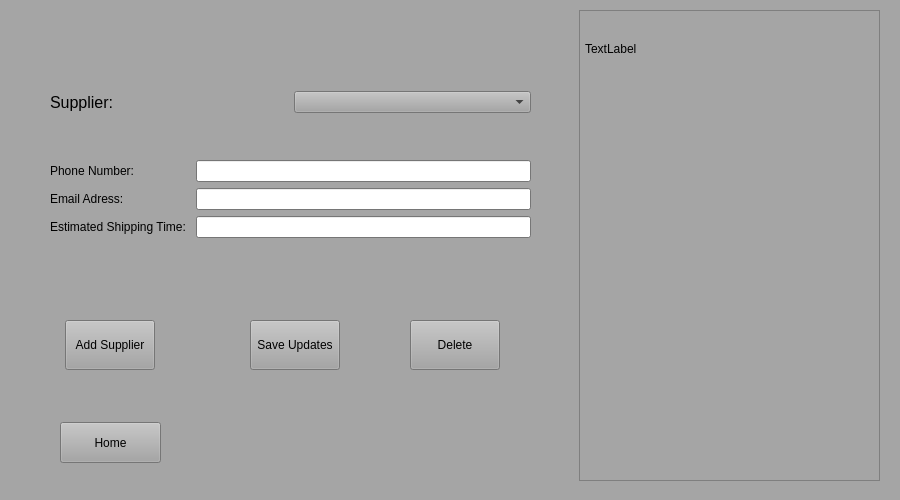
<?xml version="1.0" encoding="UTF-8"?>
<ui version="4.0">
 <class>Supplier</class>
 <widget class="QWidget" name="Supplier">
  <property name="geometry">
   <rect>
    <x>0</x>
    <y>0</y>
    <width>900</width>
    <height>500</height>
   </rect>
  </property>
  <property name="palette">
   <palette>
    <active>
     <colorrole role="WindowText">
      <brush brushstyle="SolidPattern">
       <color alpha="255">
        <red>0</red>
        <green>0</green>
        <blue>0</blue>
       </color>
      </brush>
     </colorrole>
     <colorrole role="Button">
      <brush brushstyle="SolidPattern">
       <color alpha="255">
        <red>165</red>
        <green>165</green>
        <blue>165</blue>
       </color>
      </brush>
     </colorrole>
     <colorrole role="Light">
      <brush brushstyle="SolidPattern">
       <color alpha="255">
        <red>248</red>
        <green>248</green>
        <blue>248</blue>
       </color>
      </brush>
     </colorrole>
     <colorrole role="Midlight">
      <brush brushstyle="SolidPattern">
       <color alpha="255">
        <red>206</red>
        <green>206</green>
        <blue>206</blue>
       </color>
      </brush>
     </colorrole>
     <colorrole role="Dark">
      <brush brushstyle="SolidPattern">
       <color alpha="255">
        <red>82</red>
        <green>82</green>
        <blue>82</blue>
       </color>
      </brush>
     </colorrole>
     <colorrole role="Mid">
      <brush brushstyle="SolidPattern">
       <color alpha="255">
        <red>110</red>
        <green>110</green>
        <blue>110</blue>
       </color>
      </brush>
     </colorrole>
     <colorrole role="Text">
      <brush brushstyle="SolidPattern">
       <color alpha="255">
        <red>0</red>
        <green>0</green>
        <blue>0</blue>
       </color>
      </brush>
     </colorrole>
     <colorrole role="BrightText">
      <brush brushstyle="SolidPattern">
       <color alpha="255">
        <red>255</red>
        <green>255</green>
        <blue>255</blue>
       </color>
      </brush>
     </colorrole>
     <colorrole role="ButtonText">
      <brush brushstyle="SolidPattern">
       <color alpha="255">
        <red>0</red>
        <green>0</green>
        <blue>0</blue>
       </color>
      </brush>
     </colorrole>
     <colorrole role="Base">
      <brush brushstyle="SolidPattern">
       <color alpha="255">
        <red>255</red>
        <green>255</green>
        <blue>255</blue>
       </color>
      </brush>
     </colorrole>
     <colorrole role="Window">
      <brush brushstyle="SolidPattern">
       <color alpha="255">
        <red>165</red>
        <green>165</green>
        <blue>165</blue>
       </color>
      </brush>
     </colorrole>
     <colorrole role="Shadow">
      <brush brushstyle="SolidPattern">
       <color alpha="255">
        <red>0</red>
        <green>0</green>
        <blue>0</blue>
       </color>
      </brush>
     </colorrole>
     <colorrole role="AlternateBase">
      <brush brushstyle="SolidPattern">
       <color alpha="255">
        <red>210</red>
        <green>210</green>
        <blue>210</blue>
       </color>
      </brush>
     </colorrole>
     <colorrole role="ToolTipBase">
      <brush brushstyle="SolidPattern">
       <color alpha="255">
        <red>255</red>
        <green>255</green>
        <blue>220</blue>
       </color>
      </brush>
     </colorrole>
     <colorrole role="ToolTipText">
      <brush brushstyle="SolidPattern">
       <color alpha="255">
        <red>0</red>
        <green>0</green>
        <blue>0</blue>
       </color>
      </brush>
     </colorrole>
    </active>
    <inactive>
     <colorrole role="WindowText">
      <brush brushstyle="SolidPattern">
       <color alpha="255">
        <red>0</red>
        <green>0</green>
        <blue>0</blue>
       </color>
      </brush>
     </colorrole>
     <colorrole role="Button">
      <brush brushstyle="SolidPattern">
       <color alpha="255">
        <red>165</red>
        <green>165</green>
        <blue>165</blue>
       </color>
      </brush>
     </colorrole>
     <colorrole role="Light">
      <brush brushstyle="SolidPattern">
       <color alpha="255">
        <red>248</red>
        <green>248</green>
        <blue>248</blue>
       </color>
      </brush>
     </colorrole>
     <colorrole role="Midlight">
      <brush brushstyle="SolidPattern">
       <color alpha="255">
        <red>206</red>
        <green>206</green>
        <blue>206</blue>
       </color>
      </brush>
     </colorrole>
     <colorrole role="Dark">
      <brush brushstyle="SolidPattern">
       <color alpha="255">
        <red>82</red>
        <green>82</green>
        <blue>82</blue>
       </color>
      </brush>
     </colorrole>
     <colorrole role="Mid">
      <brush brushstyle="SolidPattern">
       <color alpha="255">
        <red>110</red>
        <green>110</green>
        <blue>110</blue>
       </color>
      </brush>
     </colorrole>
     <colorrole role="Text">
      <brush brushstyle="SolidPattern">
       <color alpha="255">
        <red>0</red>
        <green>0</green>
        <blue>0</blue>
       </color>
      </brush>
     </colorrole>
     <colorrole role="BrightText">
      <brush brushstyle="SolidPattern">
       <color alpha="255">
        <red>255</red>
        <green>255</green>
        <blue>255</blue>
       </color>
      </brush>
     </colorrole>
     <colorrole role="ButtonText">
      <brush brushstyle="SolidPattern">
       <color alpha="255">
        <red>0</red>
        <green>0</green>
        <blue>0</blue>
       </color>
      </brush>
     </colorrole>
     <colorrole role="Base">
      <brush brushstyle="SolidPattern">
       <color alpha="255">
        <red>255</red>
        <green>255</green>
        <blue>255</blue>
       </color>
      </brush>
     </colorrole>
     <colorrole role="Window">
      <brush brushstyle="SolidPattern">
       <color alpha="255">
        <red>165</red>
        <green>165</green>
        <blue>165</blue>
       </color>
      </brush>
     </colorrole>
     <colorrole role="Shadow">
      <brush brushstyle="SolidPattern">
       <color alpha="255">
        <red>0</red>
        <green>0</green>
        <blue>0</blue>
       </color>
      </brush>
     </colorrole>
     <colorrole role="AlternateBase">
      <brush brushstyle="SolidPattern">
       <color alpha="255">
        <red>210</red>
        <green>210</green>
        <blue>210</blue>
       </color>
      </brush>
     </colorrole>
     <colorrole role="ToolTipBase">
      <brush brushstyle="SolidPattern">
       <color alpha="255">
        <red>255</red>
        <green>255</green>
        <blue>220</blue>
       </color>
      </brush>
     </colorrole>
     <colorrole role="ToolTipText">
      <brush brushstyle="SolidPattern">
       <color alpha="255">
        <red>0</red>
        <green>0</green>
        <blue>0</blue>
       </color>
      </brush>
     </colorrole>
    </inactive>
    <disabled>
     <colorrole role="WindowText">
      <brush brushstyle="SolidPattern">
       <color alpha="255">
        <red>82</red>
        <green>82</green>
        <blue>82</blue>
       </color>
      </brush>
     </colorrole>
     <colorrole role="Button">
      <brush brushstyle="SolidPattern">
       <color alpha="255">
        <red>165</red>
        <green>165</green>
        <blue>165</blue>
       </color>
      </brush>
     </colorrole>
     <colorrole role="Light">
      <brush brushstyle="SolidPattern">
       <color alpha="255">
        <red>248</red>
        <green>248</green>
        <blue>248</blue>
       </color>
      </brush>
     </colorrole>
     <colorrole role="Midlight">
      <brush brushstyle="SolidPattern">
       <color alpha="255">
        <red>206</red>
        <green>206</green>
        <blue>206</blue>
       </color>
      </brush>
     </colorrole>
     <colorrole role="Dark">
      <brush brushstyle="SolidPattern">
       <color alpha="255">
        <red>82</red>
        <green>82</green>
        <blue>82</blue>
       </color>
      </brush>
     </colorrole>
     <colorrole role="Mid">
      <brush brushstyle="SolidPattern">
       <color alpha="255">
        <red>110</red>
        <green>110</green>
        <blue>110</blue>
       </color>
      </brush>
     </colorrole>
     <colorrole role="Text">
      <brush brushstyle="SolidPattern">
       <color alpha="255">
        <red>82</red>
        <green>82</green>
        <blue>82</blue>
       </color>
      </brush>
     </colorrole>
     <colorrole role="BrightText">
      <brush brushstyle="SolidPattern">
       <color alpha="255">
        <red>255</red>
        <green>255</green>
        <blue>255</blue>
       </color>
      </brush>
     </colorrole>
     <colorrole role="ButtonText">
      <brush brushstyle="SolidPattern">
       <color alpha="255">
        <red>82</red>
        <green>82</green>
        <blue>82</blue>
       </color>
      </brush>
     </colorrole>
     <colorrole role="Base">
      <brush brushstyle="SolidPattern">
       <color alpha="255">
        <red>165</red>
        <green>165</green>
        <blue>165</blue>
       </color>
      </brush>
     </colorrole>
     <colorrole role="Window">
      <brush brushstyle="SolidPattern">
       <color alpha="255">
        <red>165</red>
        <green>165</green>
        <blue>165</blue>
       </color>
      </brush>
     </colorrole>
     <colorrole role="Shadow">
      <brush brushstyle="SolidPattern">
       <color alpha="255">
        <red>0</red>
        <green>0</green>
        <blue>0</blue>
       </color>
      </brush>
     </colorrole>
     <colorrole role="AlternateBase">
      <brush brushstyle="SolidPattern">
       <color alpha="255">
        <red>165</red>
        <green>165</green>
        <blue>165</blue>
       </color>
      </brush>
     </colorrole>
     <colorrole role="ToolTipBase">
      <brush brushstyle="SolidPattern">
       <color alpha="255">
        <red>255</red>
        <green>255</green>
        <blue>220</blue>
       </color>
      </brush>
     </colorrole>
     <colorrole role="ToolTipText">
      <brush brushstyle="SolidPattern">
       <color alpha="255">
        <red>0</red>
        <green>0</green>
        <blue>0</blue>
       </color>
      </brush>
     </colorrole>
    </disabled>
   </palette>
  </property>
  <property name="windowTitle">
   <string>Form</string>
  </property>
  <widget class="QPushButton" name="BackSupplier">
   <property name="geometry">
    <rect>
     <x>60</x>
     <y>422</y>
     <width>101</width>
     <height>41</height>
    </rect>
   </property>
   <property name="text">
    <string>Home</string>
   </property>
  </widget>
  <widget class="QScrollArea" name="scrollArea">
   <property name="geometry">
    <rect>
     <x>579</x>
     <y>10</y>
     <width>301</width>
     <height>471</height>
    </rect>
   </property>
   <property name="widgetResizable">
    <bool>true</bool>
   </property>
   <widget class="QWidget" name="scrollAreaWidgetContents">
    <property name="geometry">
     <rect>
      <x>0</x>
      <y>0</y>
      <width>299</width>
      <height>469</height>
     </rect>
    </property>
    <widget class="QLabel" name="label_5">
     <property name="geometry">
      <rect>
       <x>5</x>
       <y>22</y>
       <width>111</width>
       <height>31</height>
      </rect>
     </property>
     <property name="text">
      <string>TextLabel</string>
     </property>
    </widget>
   </widget>
  </widget>
  <widget class="QPushButton" name="pushButton">
   <property name="geometry">
    <rect>
     <x>65</x>
     <y>320</y>
     <width>90</width>
     <height>50</height>
    </rect>
   </property>
   <property name="text">
    <string>Add Supplier</string>
   </property>
  </widget>
  <widget class="QWidget" name="layoutWidget">
   <property name="geometry">
    <rect>
     <x>50</x>
     <y>50</y>
     <width>481</width>
     <height>231</height>
    </rect>
   </property>
   <layout class="QVBoxLayout" name="verticalLayout_3">
    <item>
     <layout class="QHBoxLayout" name="horizontalLayout_2">
      <item>
       <widget class="QLabel" name="label_2">
        <property name="font">
         <font>
          <pointsize>12</pointsize>
         </font>
        </property>
        <property name="text">
         <string>Supplier:</string>
        </property>
       </widget>
      </item>
      <item>
       <widget class="QComboBox" name="comboBox_SuppList"/>
      </item>
     </layout>
    </item>
    <item>
     <layout class="QHBoxLayout" name="horizontalLayout">
      <item>
       <layout class="QVBoxLayout" name="verticalLayout">
        <item>
         <widget class="QLabel" name="label">
          <property name="text">
           <string>Phone Number:  </string>
          </property>
         </widget>
        </item>
        <item>
         <widget class="QLabel" name="label_3">
          <property name="text">
           <string>Email Adress:  </string>
          </property>
         </widget>
        </item>
        <item>
         <widget class="QLabel" name="label_4">
          <property name="text">
           <string>Estimated Shipping Time: </string>
          </property>
         </widget>
        </item>
       </layout>
      </item>
      <item>
       <layout class="QVBoxLayout" name="verticalLayout_2">
        <item>
         <widget class="QLineEdit" name="lineEdit_PhoneNumber"/>
        </item>
        <item>
         <widget class="QLineEdit" name="lineEdit_EmailAdress"/>
        </item>
        <item>
         <widget class="QLineEdit" name="lineEdit_EstShip"/>
        </item>
       </layout>
      </item>
     </layout>
    </item>
   </layout>
  </widget>
  <widget class="QPushButton" name="pushButton_dlete">
   <property name="geometry">
    <rect>
     <x>410</x>
     <y>320</y>
     <width>90</width>
     <height>50</height>
    </rect>
   </property>
   <property name="text">
    <string>Delete</string>
   </property>
  </widget>
  <widget class="QPushButton" name="pushButton_2">
   <property name="geometry">
    <rect>
     <x>250</x>
     <y>320</y>
     <width>90</width>
     <height>50</height>
    </rect>
   </property>
   <property name="text">
    <string>Save Updates</string>
   </property>
  </widget>
 </widget>
 <resources/>
 <connections/>
</ui>
